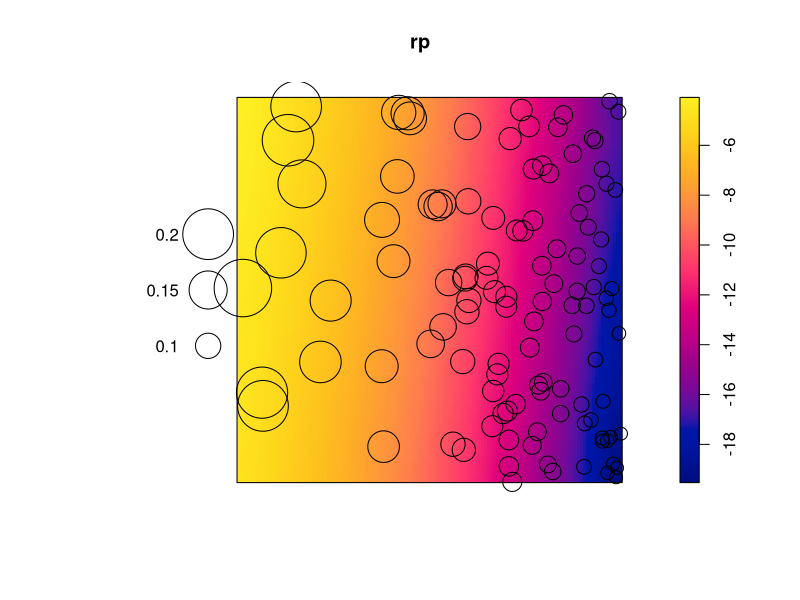
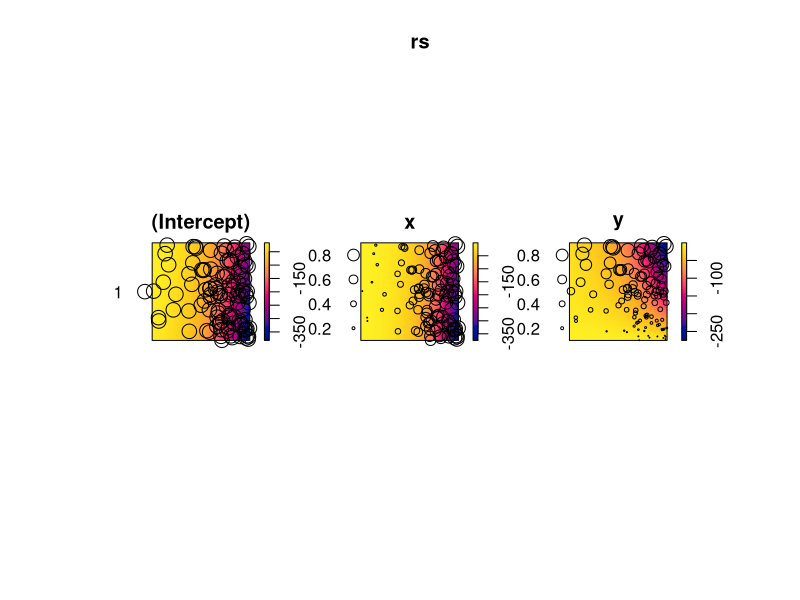
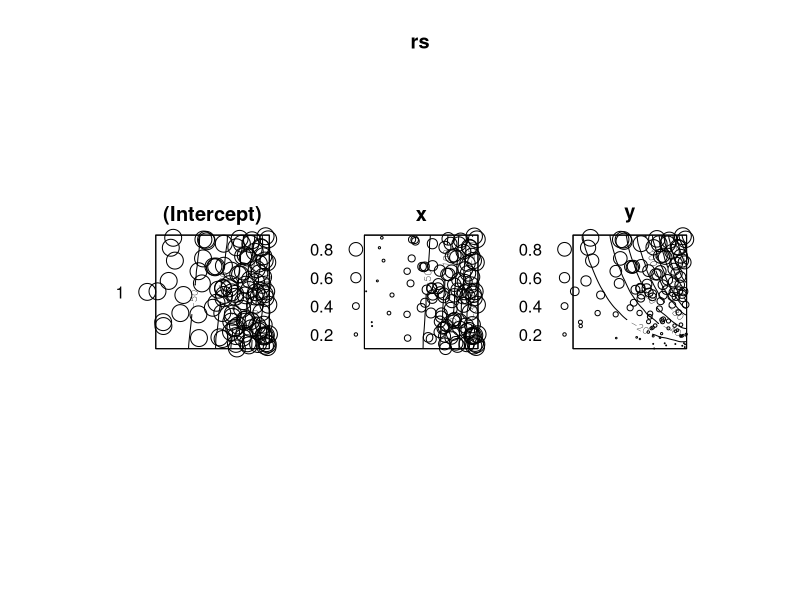

The R script that drew these images, in order:
library(spatstat)


### Name: plot.msr
### Title: Plot a Signed or Vector-Valued Measure
### Aliases: plot.msr
### Keywords: spatial hplot

### ** Examples

   X <- rpoispp(function(x,y) { exp(3+3*x) })
   fit <- ppm(X, ~x+y)
   rp <- residuals(fit, type="pearson")
   rs <- residuals(fit, type="score")

   plot(rp)
   plot(rs)
   plot(rs, how="contour")
